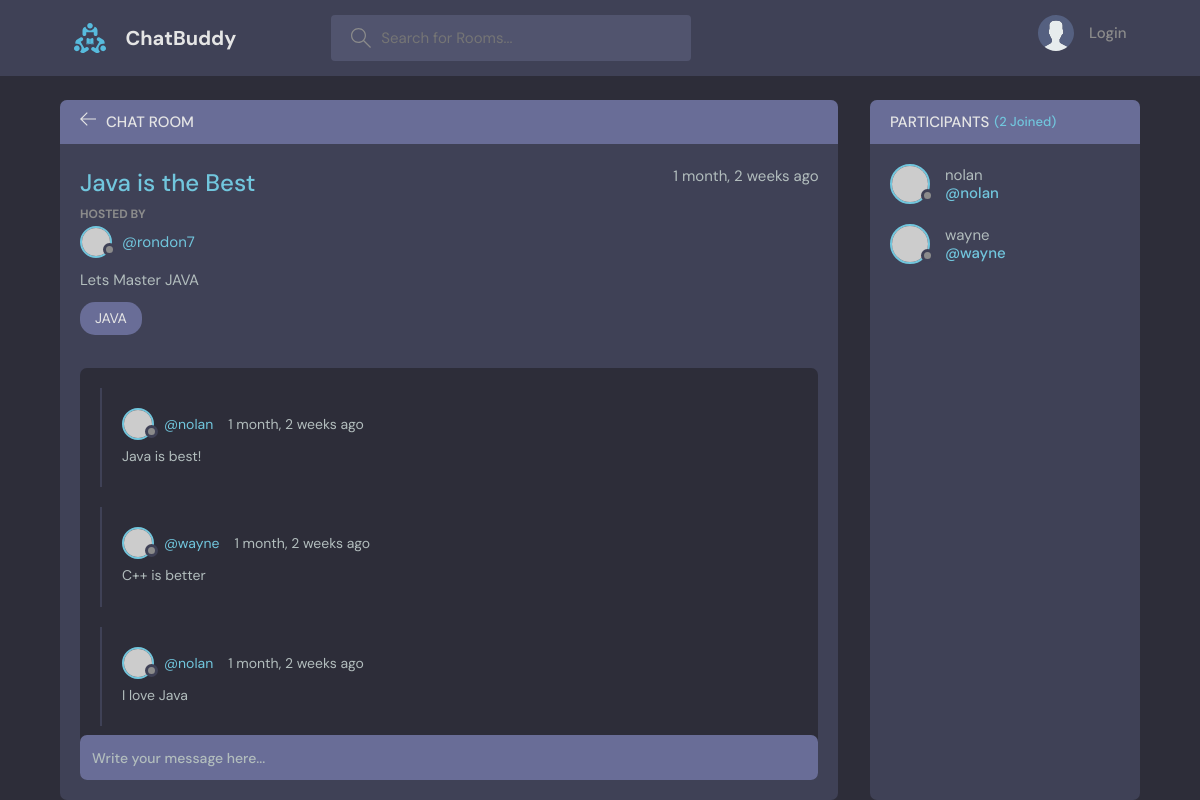
Page /room/2/ on the committed database.
### base/models.py (models this page shows, shortened)
class Room(models.Model):
    name = models.CharField(max_length=200)
    host = models.ForeignKey(User, on_delete=models.SET_NULL, null=True)
    topic = models.ForeignKey(Topic, on_delete=models.SET_NULL, null=True)
    description = models.TextField(null=True, blank=True)
    participants = models.ManyToManyField(
        User, related_name='participants', blank=True)
    updated = models.DateTimeField(auto_now=True)
    created = models.DateTimeField(auto_now_add=True)
    class Meta:
        ordering = ['-updated', '-created']

class Topic(models.Model):
    name = models.CharField(max_length=200)

class Message(models.Model):
    user = models.ForeignKey(User, on_delete=models.CASCADE)
    room = models.ForeignKey(Room, on_delete=models.CASCADE)
    body = models.TextField()
    updated = models.DateTimeField(auto_now=True)
    created = models.DateTimeField(auto_now_add=True)
    class Meta:
        ordering = ['-updated', '-created']

### base/views.py (the view, shortened to what this page needs)
# urls.py: path('room/<str:pk>/', views.room, name="room"),
def room(request, pk):
    room = Room.objects.get(id=pk)
    room_messages = room.message_set.all()
    participants = room.participants.all()
    context = {'room': room, 'room_messages': room_messages,
               'participants': participants}
    return render(request, 'base/room.html', context)

### base/templates/base/room.html (shortened to what this page needs)
{% extends 'main.html' %} {% block content %}
<main class="profile-page layout layout--2">
  <div class="container">
    <div class="room">
      <div class="room__top">
        <div class="room__topLeft">
          <a href="{% url 'home' %}">
            <svg
              version="1.1"
              xmlns="http://www.w3.org/2000/svg"
              width="32"
              height="32"
              viewBox="0 0 32 32"
            >
              <title>arrow-left</title>
              <path
                d="M13.723 2.286l-13.723 13.714 13.719 13.714 1.616-1.611-10.96-10.96h27.625v-2.286h-27.625l10.965-10.965-1.616-1.607z"
              ></path>
            </svg>
          </a>
          <h3>Chat Room</h3>
        </div>
      </div>
      <div class="room__box scroll">
        <div class="room__header scroll">
          <div class="room__info">
            <h3>{{room.name}}</h3>
            <span>{{room.created|timesince}} ago</span>
          </div>
          <div class="room__hosted">
            <p>Hosted By</p>
            <a
              href="{% url 'user-profile' room.host.id %}"
              class="room__author"
            >
              <div class="avatar avatar--small">
                <img src="https://randomuser.me/api/portraits/men/37.jpg" />
              </div>
              <span>@{{room.host.username}}</span>
            </a>
          </div>
          <div class="room__details">{{room.description}}</div>
          <span class="room__topics">{{room.topic.name}}</span>
        </div>
        <div class="room__conversation">
          <div class="threads scroll">
            {% for message in room_messages %}
            <div class="thread">
              <div class="thread__top">
                <div class="thread__author">
                  <a
                    href="{% url 'user-profile' message.user.id %}"
                    class="thread__authorInfo"
                  >
                    <div class="avatar avatar--small">
                      <img
                        src="https://randomuser.me/api/portraits/men/37.jpg"
                      />
                    </div>
                    <span>@{{message.user}}</span>
                  </a>
                  <span class="thread__date"
                    >{{message.created|timesince}} ago</span
                  >
                </div>
              </div>
              <div class="thread__details">{{message.body}}</div>
            </div>
            {% endfor %}
          </div>
        </div>
      </div>
      <div class="room__message">
        <form action="" method="POST">
          <input name="body" placeholder="Write your message here..." />
        </form>
      </div>
    </div>
    <div class="participants">
      <h3 class="participants__top">
        Participants <span>({{participants.count}} Joined)</span>
      </h3>
      <div class="participants__list scroll">
        {% for participant in participants %}
        <a href="{% url 'user-profile' participant.id %}" class="participant">
          <div class="avatar avatar--medium">
            <img src="https://randomuser.me/api/portraits/men/37.jpg" />
          </div>
          <p>
            {{participant.username}}
            <span>@{{participant.username}}</span>
          </p>
        </a>
        {% endfor %}
      </div>
    </div>
  </div>
</main>
{% endblock content%}

### rows in the picture
Room: name "Java is the Best", created "1 month, 2 weeks", host.username "rondon7", description "Lets Master JAVA", topic.name "JAVA"
Message: user "nolan", created "1 month, 2 weeks", body "Java is best!"
Message: user "wayne", created "1 month, 2 weeks", body "C++ is better"
Message: user "nolan", created "1 month, 2 weeks", body "I love Java"

### other values in the picture
{{ participants.count }} "2"
{{ participant.username }} "nolan"
{{ participant.username }} "wayne"
